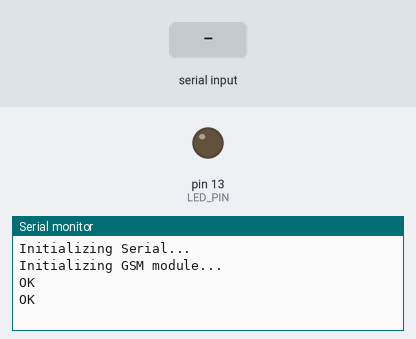
Simulated run of this sketch. Board: Arduino Mega 2560, built with avr-gcc and run on an emulated ATmega2560. Parts: output pins drawn as LEDs (lit = HIGH), the last lines printed to the serial monitor. The inputs (shaded band) are chosen by the test bench. The modem accepts every AT command (registered, SIM ready, sends succeed) and sends nothing else.

Above: at 3.2 s.
3.3 s: ":" received over the second serial link
At 4.9 s:
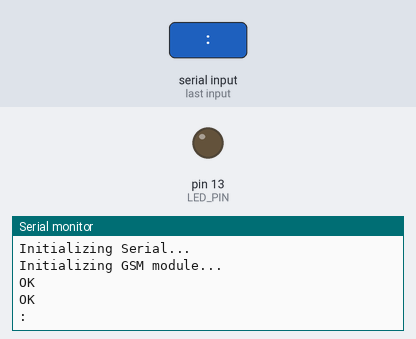
5.8 s: "+CMT" received over the second serial link
At 7.9 s:
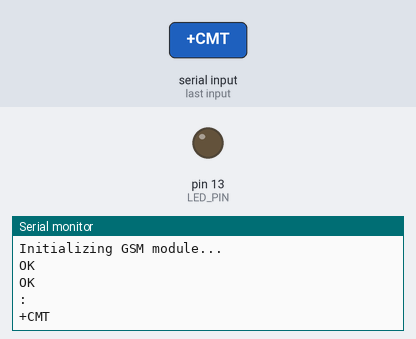
8.2 s: "led on" received over the second serial link
At 9.8 s:
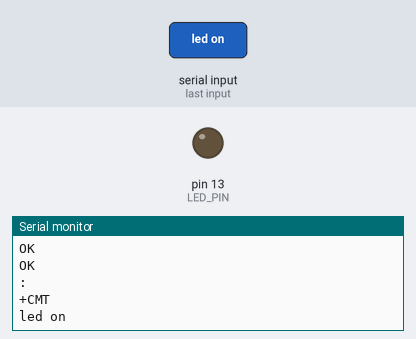

The sketch:

gsm_test.ino
```cpp
//#include <SoftwareSerial.h>

//sender phone number with country code
//const String PHONE = "+ZZxxxxxxxxxx";//For only 1 default number user
String PHONE = ""; //For Multiple user
String msg;
String units;

//GSM Module RX pin to Arduino 3
//GSM Module TX pin to Arduino 2
#define rxPin 16
#define txPin 17
//SoftwareSerial sim800(txPin, rxPin);

#define LED_PIN 13

void setup() {
  pinMode(LED_PIN, OUTPUT); //Setting Pin 13 as output
  digitalWrite(LED_PIN, LOW);
  delay(1000);

  Serial.begin(115200);
  Serial.println("Initializing Serial... ");

  Serial2.begin(115200);
  Serial.println("Initializing GSM module...");

  Serial2.print("AT+CMGF=1\r"); //SMS text mode
  Serial2.print("AT+CNMI=2,2,0,0,0\r");
  delay(1000);

//  Serial2.print("AT+CMGDA=DEL ALL\r");
}

void loop()
{
  while (Serial2.available())
  {
    //parseData(Serial2.readString());//Calls the parseData function to parse SMS
    Serial.println(Serial2.readString());
  }
  //doAction();//Does necessary action according to SMS message
  while (Serial.available())
  {
    Serial2.println(Serial.readString());
  }

}

void parseData(String buff) {
  Serial.println(buff);

  unsigned int index;
  unsigned int index_of_a;

  //Remove sent "AT Command" from the response string.
  index = buff.indexOf("\r");
  buff.remove(0, index + 2);
  buff.trim();

  if (buff != "OK") {
    index = buff.indexOf(":");
    String cmd = buff.substring(0, index);
    cmd.trim();

    buff.remove(0, index + 2);

    //Parse necessary message from SIM800L Serial buffer string
    if (cmd == "+CMT") {
      //get newly arrived memory location and store it in temp
      index = buff.lastIndexOf(0x0D);//Looking for position of CR(Carriage Return)
      msg = buff.substring(index + 2, buff.length());//Writes message to variable "msg"
      msg.toLowerCase();//Whole message gets changed to lower case
      Serial.println(msg);

      // extract the number of units
      index_of_a = msg.indexOf('a'); // last comma is where the string "amt" starts
      units = msg.substring(46, index_of_a);

      index = buff.indexOf(0x22);//Looking for position of first double quotes-> "
      PHONE = buff.substring(index + 1, index + 14); //Writes phone number to variable "PHONE"
      //Serial.println(PHONE);
      Serial.println(units);

    }
  }
}

void doAction()
{

  if (msg == "led on")
  {
    digitalWrite(LED_PIN, HIGH);
    Reply("LED is ON");
  }
  else if (msg == "led off")
  {
    digitalWrite(LED_PIN, LOW);
    Reply("LED is OFF");
  }

  PHONE = "";//Clears phone string
  msg = "";//Clears message string
}

void Reply(String text)
{
  Serial2.print("AT+CMGF=1\r");
  delay(1000);
  Serial2.print("AT+CMGS=\"" + PHONE + "\"\r");
  delay(1000);
  Serial2.print(text);
  delay(100);
  Serial2.write(0x1A); //ascii code for ctrl+z, DEC->26, HEX->0x1A
  delay(1000);
  Serial.println("SMS Sent Successfully.");
}
```

Measured:
- after the input at 3.3 s, the serial monitor: prints a new line after 1.0 s (image 1)
- after the input at 5.8 s, the serial monitor: prints a new line after 1.0 s (image 2)
- after the input at 8.2 s, the serial monitor: prints a new line after 1.0 s (image 3)
